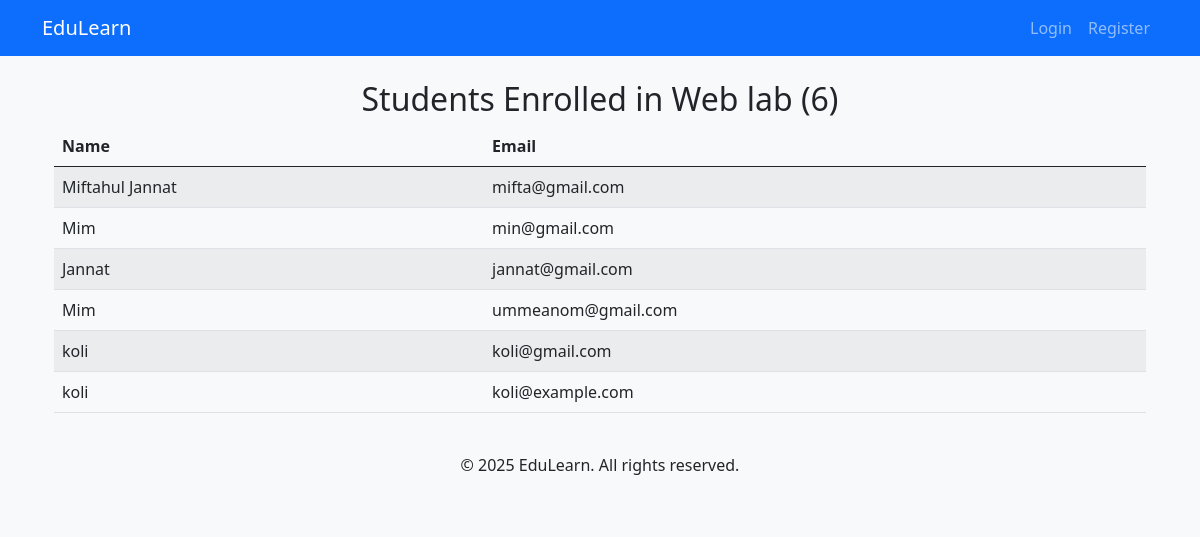
The page /courses/6/students/ on the database its author committed.
### courses/models.py (models this page shows, shortened)
class Course(models. Model):
    title = models. CharField(max_length = 200)
    description = models. TextField()
    duration = models.IntegerField(help_text = "Duration in hours")
    thumbnail = models.ImageField(upload_to = 'course_thumbnails/', null
    = True, blank = True)
    created_at = models.DateTimeField(auto_now_add=True)

class Student(models. Model):
    name = models. CharField(max_length = 200)
    email = models. EmailField(unique = True)
    enrolled_courses = models. ManyToManyField(Course, related_name = 'students')
    completed_lessons = models.ManyToManyField(Lesson, related_name='completed_by', blank=True)

### courses/views.py (the view)
# urls.py: path('<int:course_id>/students/', student_list, name='student_list'),
def student_list(request, course_id):
    course = get_object_or_404(Course, id=course_id)
    students = course.students.all()  # Fetch all students enrolled in the course
    return render(request, 'courses/student_list.html', {'course': course, 'students': students})

### Templates/courses/student_list.html (shortened to what this page needs)
{% extends "courses/base.html" %}
{% block content %}
<div class="container mt-4">
    <h2 class="text-center">Students Enrolled in {{ course.title }} ({{ students|length }})</h2>
    <table class="table table-striped">
        <thead>
            <tr>
                <th>Name</th>
                <th>Email</th>
            </tr>
        </thead>
        <tbody>
            {% for student in students %}
            <tr>
                <td>{{ student.name }}</td>
                <td>{{ student.email }}</td>
            </tr>
            {% empty %}
            <tr>
                <td colspan="2" class="text-center">No students enrolled in this course.</td>
            </tr>
            {% endfor %}
        </tbody>
    </table>
</div>
{% endblock %}

### Templates/courses/base.html (style rules this page uses)
body { background-color: #f8f9fa; }

### rows shown on the page
Course: title "Web lab"
Student: name "Miftahul Jannat", email "mifta@gmail.com"
Student: name "Mim", email "min@gmail.com"
Student: name "Jannat", email "jannat@gmail.com"
Student: name "Mim", email "ummeanom@gmail.com"
Student: name "koli", email "koli@gmail.com"
Student: name "koli", email "koli@example.com"

### other values the page prints
{{ students|length }} "6"
